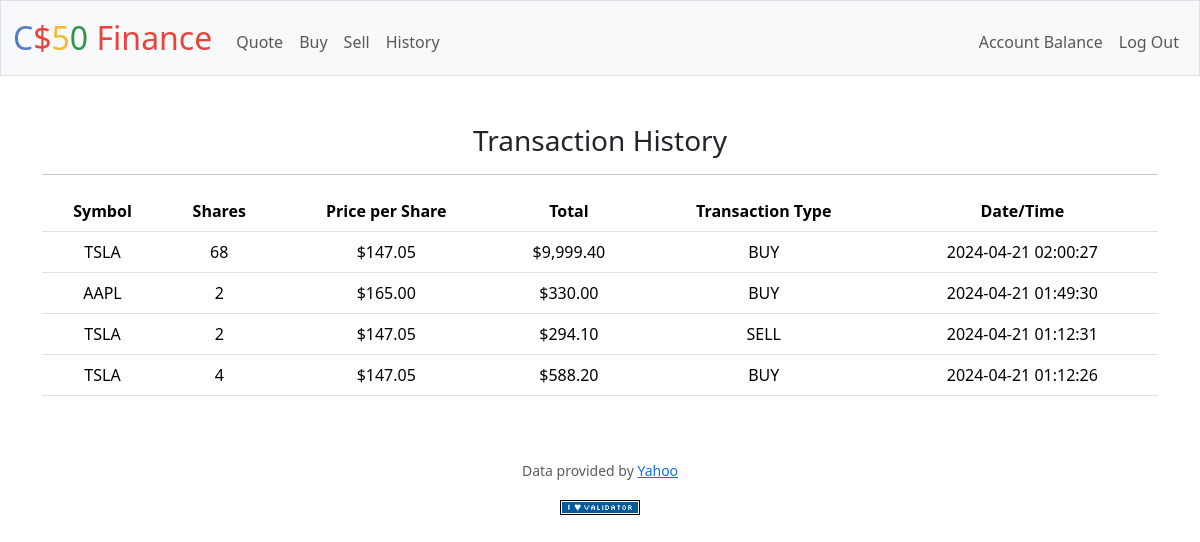
Page /history (signed in) on the earlier database version.
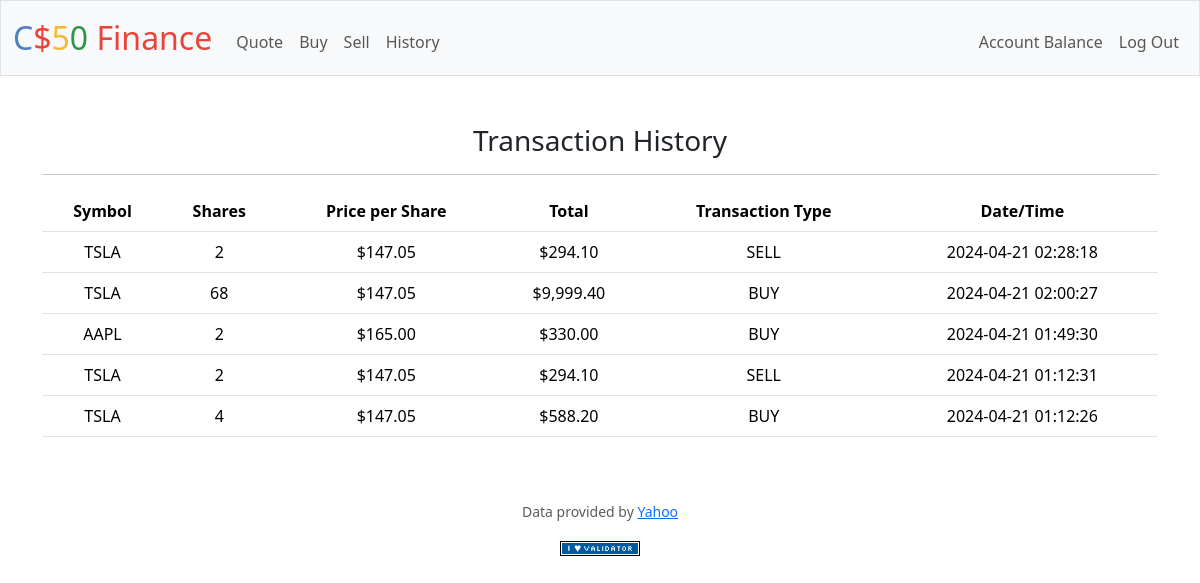
Same page on the later database version.
### tables this page shows
CREATE TABLE history (id INTEGER NOT NULL, stock TEXT NOT NULL, shares INTEGER NOT NULL, price FLOAT NOT NULL, total FLOAT NOT NULL, type TEXT NOT NULL, dt DATETIME);

### app.py (the view)
@app.route("/history")
@login_required
def history():
    history = db.execute("SELECT * FROM history WHERE id = ? ORDER BY dt DESC", session["user_id"])
    return render_template("history.html", history=history)

### app.py (called while the page is built)
@app.after_request
def after_request(response):
    response.headers["Cache-Control"] = "no-cache, no-store, must-revalidate"
    response.headers["Expires"] = 0
    response.headers["Pragma"] = "no-cache"
    return response

### helpers.py (called while the page is built)
def login_required(f):
    @wraps(f)
    def decorated_function(*args, **kwargs):
        if session.get("user_id") is None:
            return redirect("/login")
        return f(*args, **kwargs)
    return decorated_function

def usd(value):
    return f"${value:,.2f}"

### templates/history.html (shortened to what this page needs)
{% extends "layout.html" %}
{% block main %}
    <h3>Transaction History</h3>
    <hr>
    <table class="table">
        <thead class="thead-dark">
            <tr>
                <th scope="col">Symbol</th>
                <th scope="col">Shares</th>
                <th scope="col">Price per Share</th>
                <th scope="col">Total</th>
                <th scope="col">Transaction Type</th>
                <th scope="col">Date/Time</th>
            </tr>
        </thead>
        {% for row in history %}
        <tr>
                <td>{{ row["stock"]}}</td>
                <td>{{ row["shares"]}}</td>
                <td>{{ row["price"] | usd}}</td>
                <td>{{ row["total"] | usd}}</td>
                <td>{{ row["type"]}}</td>
                <td>{{ row["dt"]}}</td>
        </tr>
        {% endfor %}
    </table>
{% endblock %}

### templates/layout.html (shortened to what this page needs)
<!DOCTYPE html>
<html lang="en">
    <head>
        <link href="https://cdn.jsdelivr.net/npm/bootstrap@5.3.3/dist/css/bootstrap.min.css" rel="stylesheet">
        <link href="/static/styles.css" rel="stylesheet">
    </head>
    <body>
        <nav class="bg-light border navbar navbar-expand-md navbar-light">
            <div class="container-fluid">
                <a class="navbar-brand" href="/"><span class="blue">C</span><span class="red">$</span><span class="yellow">5</span><span class="green">0</span> <span class="red">Finance</span></a>
                <div class="collapse navbar-collapse" id="navbar">
                    {% if session["user_id"] %}
                        <ul class="navbar-nav me-auto mt-2">
                            <li class="nav-item"><a class="nav-link" href="/quote">Quote</a></li>
                            <li class="nav-item"><a class="nav-link" href="/buy">Buy</a></li>
                            <li class="nav-item"><a class="nav-link" href="/sell">Sell</a></li>
                            <li class="nav-item"><a class="nav-link" href="/history">History</a></li>
                        </ul>
                        <ul class="navbar-nav ms-auto mt-2">
                            <li class="nav-item"><a class="nav-link" href="/cash">Account Balance</a></li>
                            <li class="nav-item"><a class="nav-link" href="/logout">Log Out</a></li>
                        </ul>
                    {% else %}
                        <ul class="navbar-nav ms-auto mt-2">
                            <li class="nav-item"><a class="nav-link" href="/register">Register</a></li>
                            <li class="nav-item"><a class="nav-link" href="/login">Log In</a></li>
                        </ul>
                    {% endif %}
                </div>
            </div>
        </nav>
        <main class="container py-5 text-center">
            {% block main %}{% endblock %}
        </main>
        <footer class="mb-5">
            <p class="mb-3 small text-center text-muted">
                Data provided by <a href="https://finance.yahoo.com/">Yahoo</a>
            </p>
            <form action="https://validator.w3.org/check" class="text-center" enctype="multipart/form-data" method="post" target="_blank">
                <input alt="Validate" src="/static/I_heart_validator.png" type="image">
            </form>
        </footer>
    </body>
</html>

### static/styles.css (style rules this page uses)
nav .navbar-brand { font-size: xx-large; }
nav .navbar-brand .blue { color: #537fbe; }
nav .navbar-brand .red { color: #ea433b; }
nav .navbar-brand .yellow { color: #f5b82e; }
nav .navbar-brand .green { color: #2e944b; }

Differences in the rows shown:
added history: stock "TSLA", shares "2", price "$147.05", total "$294.10", type "SELL", dt "2024-04-21 02:28:18"
